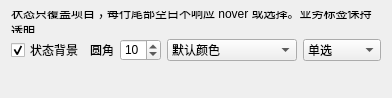
<?xml version="1.0" encoding="UTF-8"?>
<ui version="4.0">
 <class>WrapVisualStatesPage</class>
 <widget class="QWidget" name="WrapVisualStatesPage">
  <property name="geometry">
   <rect>
    <x>0</x>
    <y>0</y>
    <width>383</width>
    <height>98</height>
   </rect>
  </property>
  <layout class="QVBoxLayout" name="pageLayout">
   <item>
    <widget class="QLabel" name="description">
     <property name="text">
      <string>状态只覆盖项目；每行尾部空白不响应 hover 或选择。业务标签保持透明。</string>
     </property>
     <property name="wordWrap">
      <bool>true</bool>
     </property>
    </widget>
   </item>
   <item>
    <layout class="QHBoxLayout" name="controls">
     <item>
      <widget class="QCheckBox" name="states">
       <property name="text">
        <string>状态背景</string>
       </property>
       <property name="checked">
        <bool>true</bool>
       </property>
      </widget>
     </item>
     <item>
      <widget class="QLabel" name="radiusText">
       <property name="text">
        <string>圆角</string>
       </property>
      </widget>
     </item>
     <item>
      <widget class="QSpinBox" name="radius">
       <property name="minimum">
        <number>0</number>
       </property>
       <property name="maximum">
        <number>24</number>
       </property>
       <property name="value">
        <number>10</number>
       </property>
      </widget>
     </item>
     <item>
      <spacer name="horizontalSpacer">
       <property name="orientation">
        <enum>Qt::Horizontal</enum>
       </property>
       <property name="sizeHint" stdset="0">
        <size>
         <width>40</width>
         <height>20</height>
        </size>
       </property>
      </spacer>
     </item>
     <item>
      <widget class="QComboBox" name="colors">
       <item>
        <property name="text">
         <string>默认颜色</string>
        </property>
       </item>
       <item>
        <property name="text">
         <string>函数颜色</string>
        </property>
       </item>
       <item>
        <property name="text">
         <string>仅 viewport 样式表</string>
        </property>
       </item>
      </widget>
     </item>
     <item>
      <widget class="QComboBox" name="selection">
       <item>
        <property name="text">
         <string>单选</string>
        </property>
       </item>
       <item>
        <property name="text">
         <string>扩展选择</string>
        </property>
       </item>
       <item>
        <property name="text">
         <string>多选</string>
        </property>
       </item>
       <item>
        <property name="text">
         <string>不选择</string>
        </property>
       </item>
      </widget>
     </item>
    </layout>
   </item>
   <item>
    <widget class="viv::VirtualWrapView" name="view" native="true"/>
   </item>
   <item>
    <widget class="QLabel" name="status">
     <property name="wordWrap">
      <bool>true</bool>
     </property>
    </widget>
   </item>
  </layout>
 </widget>
 <customwidgets>
  <customwidget>
   <class>viv::VirtualWrapView</class>
   <extends>QWidget</extends>
   <header>virtualitemviews/virtualwrapview.h</header>
  </customwidget>
 </customwidgets>
 <resources/>
 <connections/>
</ui>
